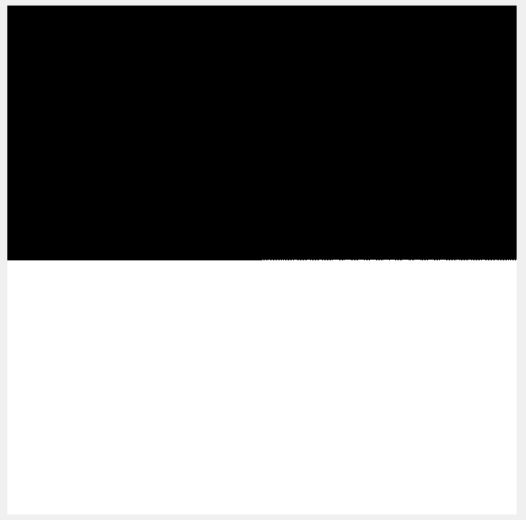
#> input picture Assignment2/input_data/box.png, 526 x 520 px, found by its file name
$ python Q3.py
#> lines starting #> are read from the running program, lines starting #| are printed output that depends on the picture
import numpy as np
import cv2
import os,sys
from matplotlib import pyplot as plt


def getColorSpaces(image):
    rgb = cv2.cvtColor(image,cv2.COLOR_RGB2BGR)
    gray = cv2.cvtColor(image,cv2.COLOR_RGB2GRAY)

    return rgb,gray

def applyCustomFilter(gray):

#    filterX = np.array([[-1, 0, 1], [-2, 0, 2], [-1, 0, 1]])
#    filterY = np.array([[-1, -2, -1], [0, 0, 0], [1, 2, 1]])

    gx = cv2.filter2D(gray, -1, filterX)
    gy = cv2.filter2D(gray, -1, filterY)
    #Calculate the gradient magnitude
    g = np.sqrt(gx * gx + gy * gy)
    #Normalize output to fit the range 0-255
    g *= 255.0 / np.max(g)

    return g,gx,gy

def getNormalizedImage(image):
    norm_image=image.copy()
    norm_image = np.maximum(norm_image, np.zeros(norm_image.shape))
    norm_image = np.minimum(norm_image, 255 * np.ones(norm_image.shape))
    norm_image = norm_image.round().astype(np.uint8)

    return norm_image

def applyCustomFilter2(gray,kernel):
    k=kernel.shape[0]
    padding=k//2

    w,h = gray.shape
    filtered = np.zeros(gray.shape)
    for i in range(padding,w-padding):
        for j in range(padding,h-padding):
            filtered[i,j] = np.sum(kernel*gray[i-padding:i+padding +1,j-padding:j+padding + 1])

    return filtered


# [17 lines of commented-out code are left out]


img = cv2.imread(r'C:\SAI\IIIT\2019_Monsoon\DIP\Assignment2\input_data\box.png')
#> img is the input picture: shape (520, 526, 3); min 0, max 255, mean 133.3
plt.figure(figsize=(12, 12))
rgb,gray=getColorSpaces(img)


#filterX = np.array([[-1, 0, 1], [-2, 0, 2], [-1, 0, 1]])
#filterY = np.array([[-1, -2, -1], [0, 0, 0], [1, 2, 1]])


filterX = np.array([[-2, 0, 2],
                    [-2, 0, 2],
                    [-2, 0, 2]])

filterY = np.array([[-2, -2, -2],
                    [0, 0, 0],
                    [2, 2, 2]])

horizontal_edge=applyCustomFilter2(gray,filterY)
#> after the loop in applyCustomFilter2, `for i in range(padding,w-padding):`:
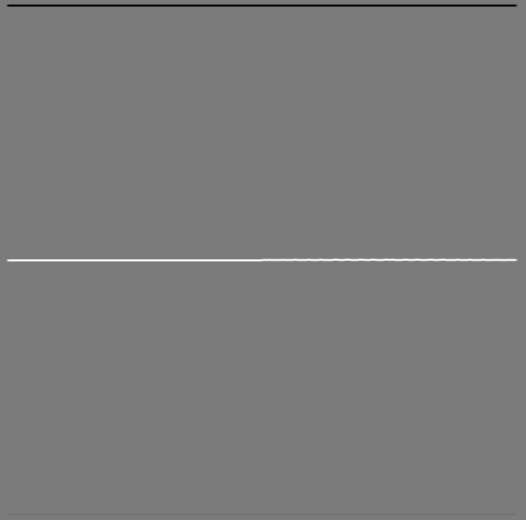
#> filtered: shape (520, 526) float64; min -1440, max 1530, mean 0; drawn with min black and max white
horizontal_edge=getNormalizedImage(horizontal_edge)
#> in getNormalizedImage, `norm_image = np.maximum(norm_image, np.zeros(norm_image.shape))`:
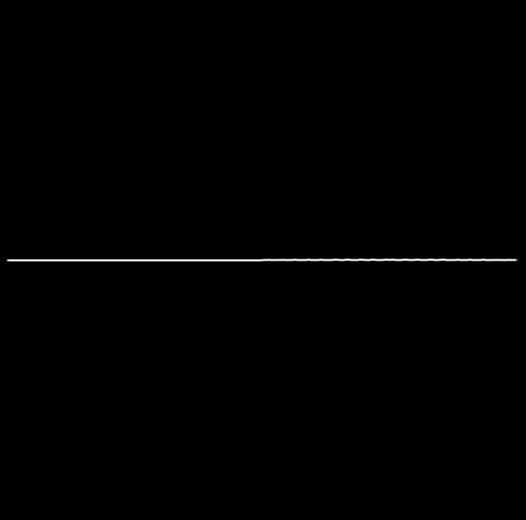
#> norm_image: shape (520, 526) float64; min 0, max 1530, mean 5.7; drawn with min black and max white

vertical_edge=applyCustomFilter2(gray,filterX)
#> after the loop in applyCustomFilter2 (call 2), `for i in range(padding,w-padding):`:
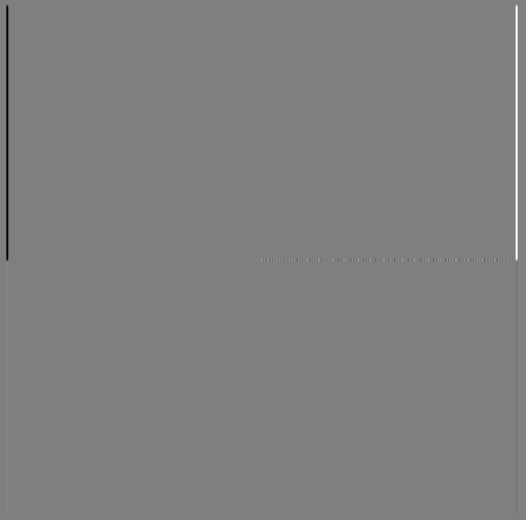
#> filtered: shape (520, 526) float64; min -1440, max 1440, mean 0; drawn with min black and max white
vertical_edge=getNormalizedImage(vertical_edge)

edges_all,_,_=applyCustomFilter(gray)
#> in applyCustomFilter, `g *= 255.0 / np.max(g)`:
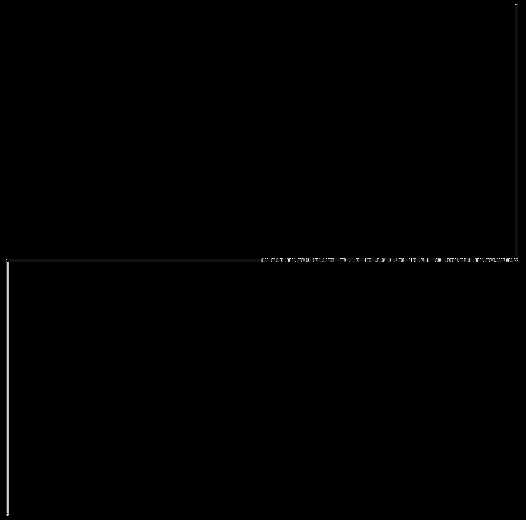
#> g: shape (520, 526) float16; min 0, max 255, mean 0.8
edges_all=getNormalizedImage(edges_all)

plt.subplot(141)
plt.axis('off')
plt.title('Original')
plt.imshow(rgb)

plt.subplot(142)
plt.axis('off')
plt.title('Horizontal Edges')
plt.imshow(horizontal_edge,cmap='gray')

plt.subplot(143)
plt.axis('off')
plt.title('Vetical Edges')
plt.imshow(vertical_edge,cmap='gray')

plt.subplot(144)
plt.axis('off')
plt.title('All edges')
plt.imshow(5*edges_all,cmap='gray')

plt.show()
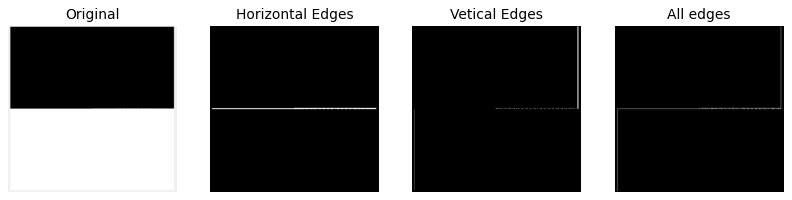
#> figure drawn by matplotlib, 4 panels

$ run again, with Assignment2/input_data/noir.png copied over Assignment2/input_data/box.png
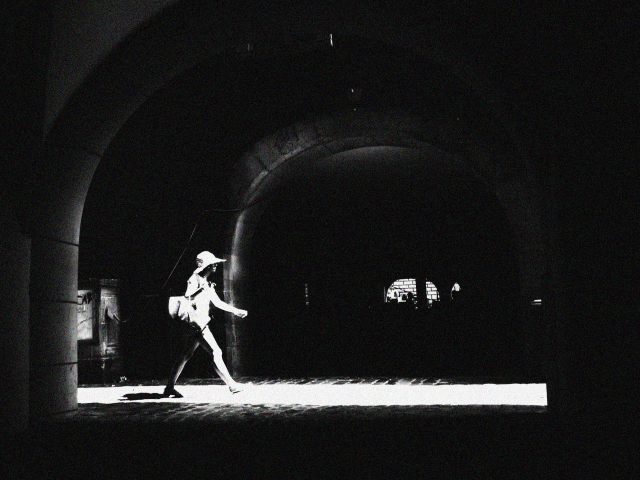
#> input picture Assignment2/input_data/noir.png, 640 x 480 px, found by its file name
#> img is the input picture: shape (480, 640, 3); mean B, G, R 26.9, 26.9, 26.9
#> after the loop in applyCustomFilter2 (call 2), `for i in range(padding,w-padding):`:
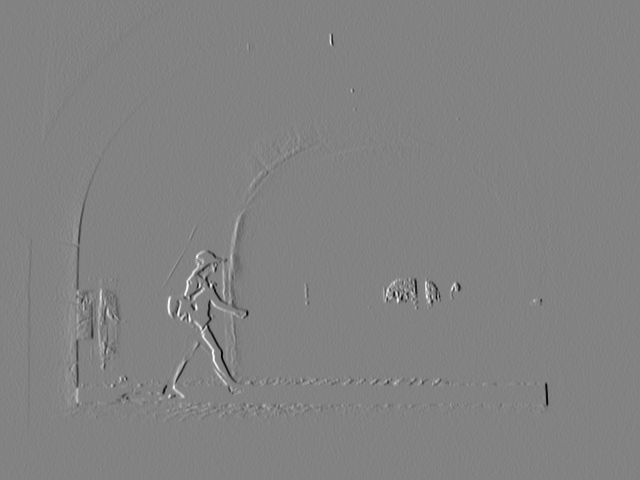
#> filtered: shape (480, 640) float64; min -1404, max 1336, mean 0; drawn with min black and max white
#> `plt.show()`:
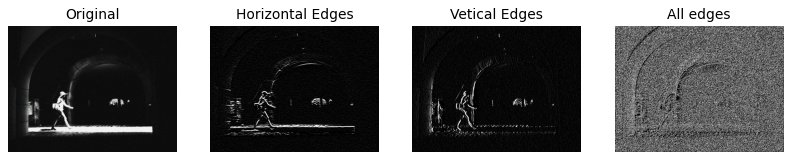
#> figure drawn by matplotlib, 4 panels
